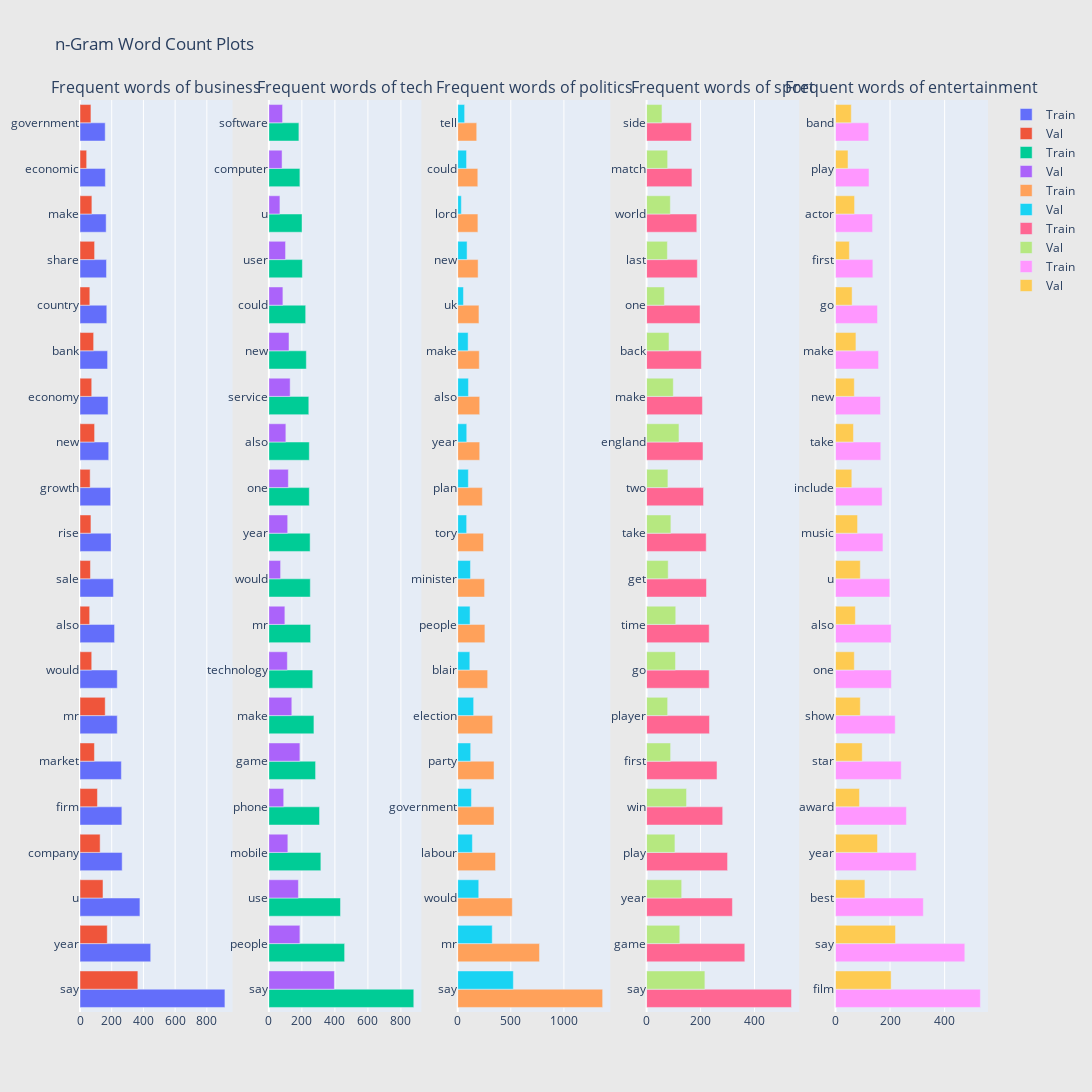

Notebook source saved alongside this figure:
### Markdown cell above
### Unigram Overlap

### Code cell
plot_overlaping_grams(train_data, val_data, 1)

### Figure 1 — Plotly figure (JSON) as saved in the notebook; plotly's stock layout.template omitted (floating-point values rounded to 4 significant figures)
{"data": [{"name": "Train", "orientation": "h", "type": "bar", "x": [914, 446, 378, 266, 264, 261, 235, 235, 218, 211, 196, 193, 181, 177, 174, 169, 167, 165, 160, 159], "xaxis": "x", "y": ["say", "year", "u", "company", "firm", "market", "mr", "would", "also", "sale", "rise", "growth", "new", "economy", "bank", "country", "share", "make", "economic", "government"], "yaxis": "y"}, {"name": "Val", "orientation": "h", "type": "bar", "x": [365, 172, 145, 127, 110, 91, 159, 74, 61, 66, 69, 64, 92, 74, 86, 62, 92, 75, 42, 69], "xaxis": "x", "y": ["say", "year", "u", "company", "firm", "market", "mr", "would", "also", "sale", "rise", "growth", "new", "economy", "bank", "country", "share", "make", "economic", "government"], "yaxis": "y"}, {"name": "Train", "orientation": "h", "type": "bar", "x": [878, 459, 434, 315, 307, 283, 273, 266, 253, 251, 250, 245, 245, 242, 227, 223, 203, 201, 188, 182], "xaxis": "x2", "y": ["say", "people", "use", "mobile", "phone", "game", "make", "technology", "mr", "would", "year", "one", "also", "service", "new", "could", "user", "u", "computer", "software"], "yaxis": "y2"}, {"name": "Val", "orientation": "h", "type": "bar", "x": [397, 188, 179, 115, 90, 188, 139, 112, 97, 71, 114, 118, 103, 129, 122, 85, 101, 67, 80, 83], "xaxis": "x2", "y": ["say", "people", "use", "mobile", "phone", "game", "make", "technology", "mr", "would", "year", "one", "also", "service", "new", "could", "user", "u", "computer", "software"], "yaxis": "y2"}, {"name": "Train", "orientation": "h", "type": "bar", "x": [1365, 770, 514, 356, 342, 342, 329, 282, 256, 253, 243, 232, 207, 207, 203, 200, 192, 190, 189, 179], "xaxis": "x3", "y": ["say", "mr", "would", "labour", "government", "party", "election", "blair", "people", "minister", "tory", "plan", "year", "also", "make", "uk", "new", "lord", "could", "tell"], "yaxis": "y3"}, {"name": "Val", "orientation": "h", "type": "bar", "x": [524, 325, 198, 138, 129, 122, 150, 114, 116, 120, 84, 100, 85, 101, 98, 54, 88, 34, 83, 65], "xaxis": "x3", "y": ["say", "mr", "would", "labour", "government", "party", "election", "blair", "people", "minister", "tory", "plan", "year", "also", "make", "uk", "new", "lord", "could", "tell"], "yaxis": "y3"}, {"name": "Train", "orientation": "h", "type": "bar", "x": [537, 364, 318, 300, 282, 261, 233, 232, 232, 222, 221, 211, 209, 207, 203, 198, 188, 186, 168, 166], "xaxis": "x4", "y": ["say", "game", "year", "play", "win", "first", "player", "go", "time", "get", "take", "two", "england", "make", "back", "one", "last", "world", "match", "side"], "yaxis": "y4"}, {"name": "Val", "orientation": "h", "type": "bar", "x": [216, 123, 130, 105, 148, 89, 78, 107, 108, 80, 90, 79, 120, 99, 83, 66, 77, 88, 78, 57], "xaxis": "x4", "y": ["say", "game", "year", "play", "win", "first", "player", "go", "time", "get", "take", "two", "england", "make", "back", "one", "last", "world", "match", "side"], "yaxis": "y4"}, {"name": "Train", "orientation": "h", "type": "bar", "x": [531, 474, 322, 296, 260, 241, 219, 205, 204, 199, 174, 171, 166, 165, 158, 154, 137, 136, 123, 122], "xaxis": "x5", "y": ["film", "say", "best", "year", "award", "star", "show", "one", "also", "u", "music", "include", "take", "new", "make", "go", "first", "actor", "play", "band"], "yaxis": "y5"}, {"name": "Val", "orientation": "h", "type": "bar", "x": [204, 220, 108, 154, 88, 98, 91, 69, 73, 91, 81, 60, 66, 69, 75, 61, 51, 70, 46, 58], "xaxis": "x5", "y": ["film", "say", "best", "year", "award", "star", "show", "one", "also", "u", "music", "include", "take", "new", "make", "go", "first", "actor", "play", "band"], "yaxis": "y5"}], "layout": {"annotations": [{"font": {"size": 16}, "showarrow": false, "text": "Frequent words of business", "x": 0.084, "xanchor": "center", "xref": "paper", "y": 1, "yanchor": "bottom", "yref": "paper"}, {"font": {"size": 16}, "showarrow": false, "text": "Frequent words of tech", "x": 0.292, "xanchor": "center", "xref": "paper", "y": 1, "yanchor": "bottom", "yref": "paper"}, {"font": {"size": 16}, "showarrow": false, "text": "Frequent words of politics", "x": 0.5, "xanchor": "center", "xref": "paper", "y": 1, "yanchor": "bottom", "yref": "paper"}, {"font": {"size": 16}, "showarrow": false, "text": "Frequent words of sport", "x": 0.708, "xanchor": "center", "xref": "paper", "y": 1, "yanchor": "bottom", "yref": "paper"}, {"font": {"size": 16}, "showarrow": false, "text": "Frequent words of entertainment", "x": 0.916, "xanchor": "center", "xref": "paper", "y": 1, "yanchor": "bottom", "yref": "paper"}], "height": 1200, "paper_bgcolor": "rgb(233,233,233)", "title": {"text": "n-Gram Word Count Plots"}, "width": 2000, "xaxis": {"anchor": "y", "domain": [0, 0.168]}, "xaxis2": {"anchor": "y2", "domain": [0.208, 0.376]}, "xaxis3": {"anchor": "y3", "domain": [0.416, 0.584]}, "xaxis4": {"anchor": "y4", "domain": [0.624, 0.792]}, "xaxis5": {"anchor": "y5", "domain": [0.832, 1]}, "yaxis": {"anchor": "x", "domain": [0, 1]}, "yaxis2": {"anchor": "x2", "domain": [0, 1]}, "yaxis3": {"anchor": "x3", "domain": [0, 1]}, "yaxis4": {"anchor": "x4", "domain": [0, 1]}, "yaxis5": {"anchor": "x5", "domain": [0, 1]}}}
